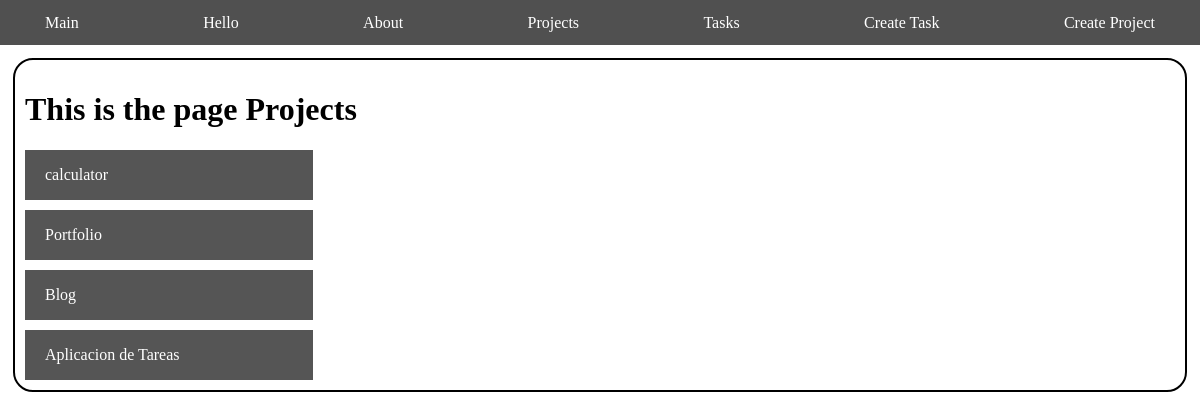
The app's page /projects with its own data.
### queries/models.py (models this page shows, shortened)
class Project(models.Model):
    name = models.CharField(max_length=200)

### queries/views.py (the view)
# urls.py: path('projects', views.get_all_projects),
def get_all_projects(request):
    all_projects = Project.objects.all()
    return render(request, "projects/projects.html", {
        "projects": all_projects
    })

### queries/templates/projects/projects.html (shortened to what this page needs)
{% extends 'layouts/navbar.html' %}
{% load static %}
{% block content %}
<h1>This is the page Projects</h1>
<div class="project-container">
    {% for project in projects %}
        <div id="{{ project.id }}" class="btn-project">
            <p>{{ project.name }}</p>
        </div>
    {% endfor %}
</div>
{% endblock %}

### queries/static/css/index.css (style rules this page uses)
body { margin: 0; padding: 0 }
.project-container { width: 25%; display: grid; grid-template-columns: 1fr; grid-gap: 10px; }
.project-container div { color: white; background-color: #555555; padding-left: 20px; }

### records on screen
Project: name "calculator"
Project: name "Portfolio"
Project: name "Blog"
Project: name "Aplicacion de Tareas"
